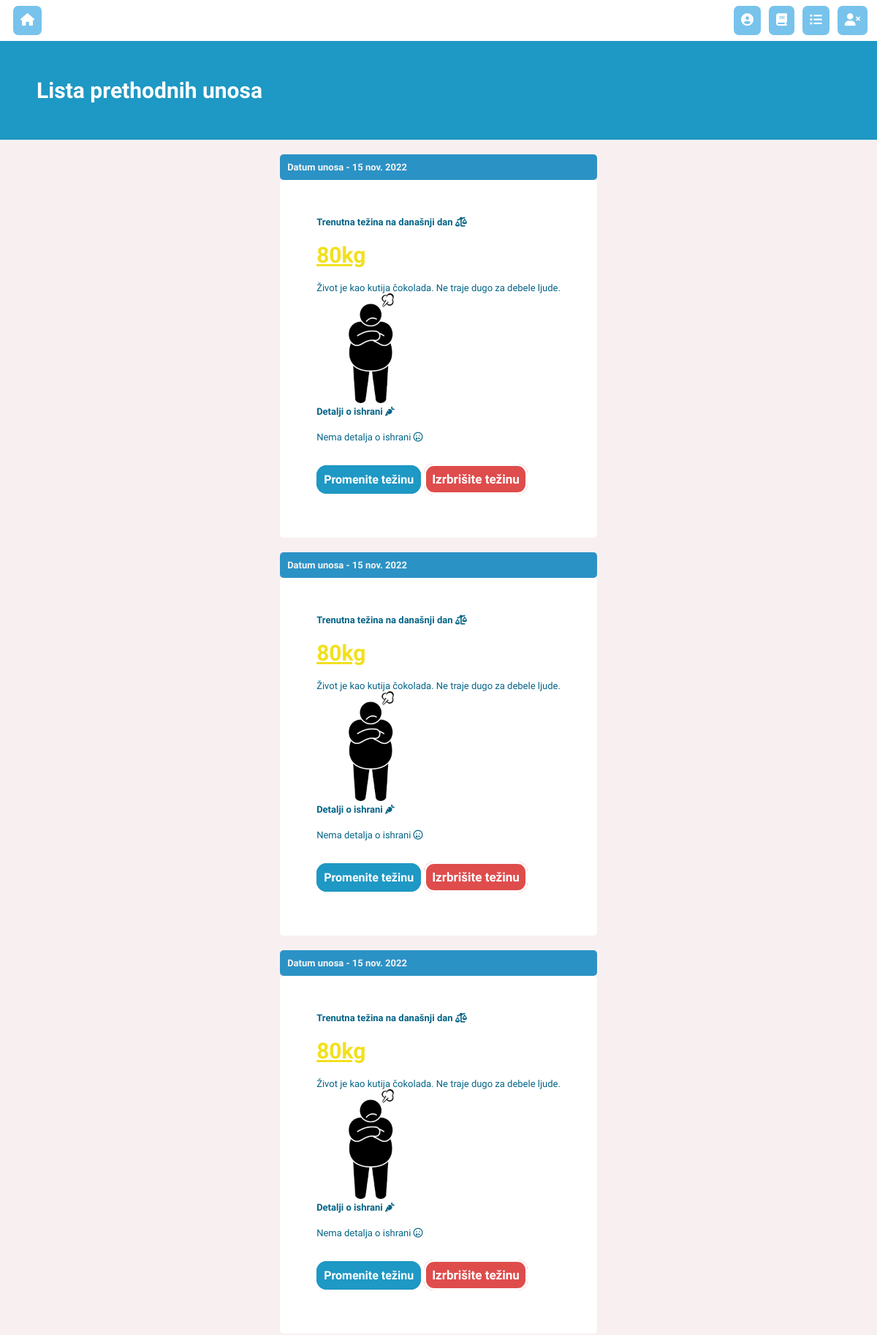
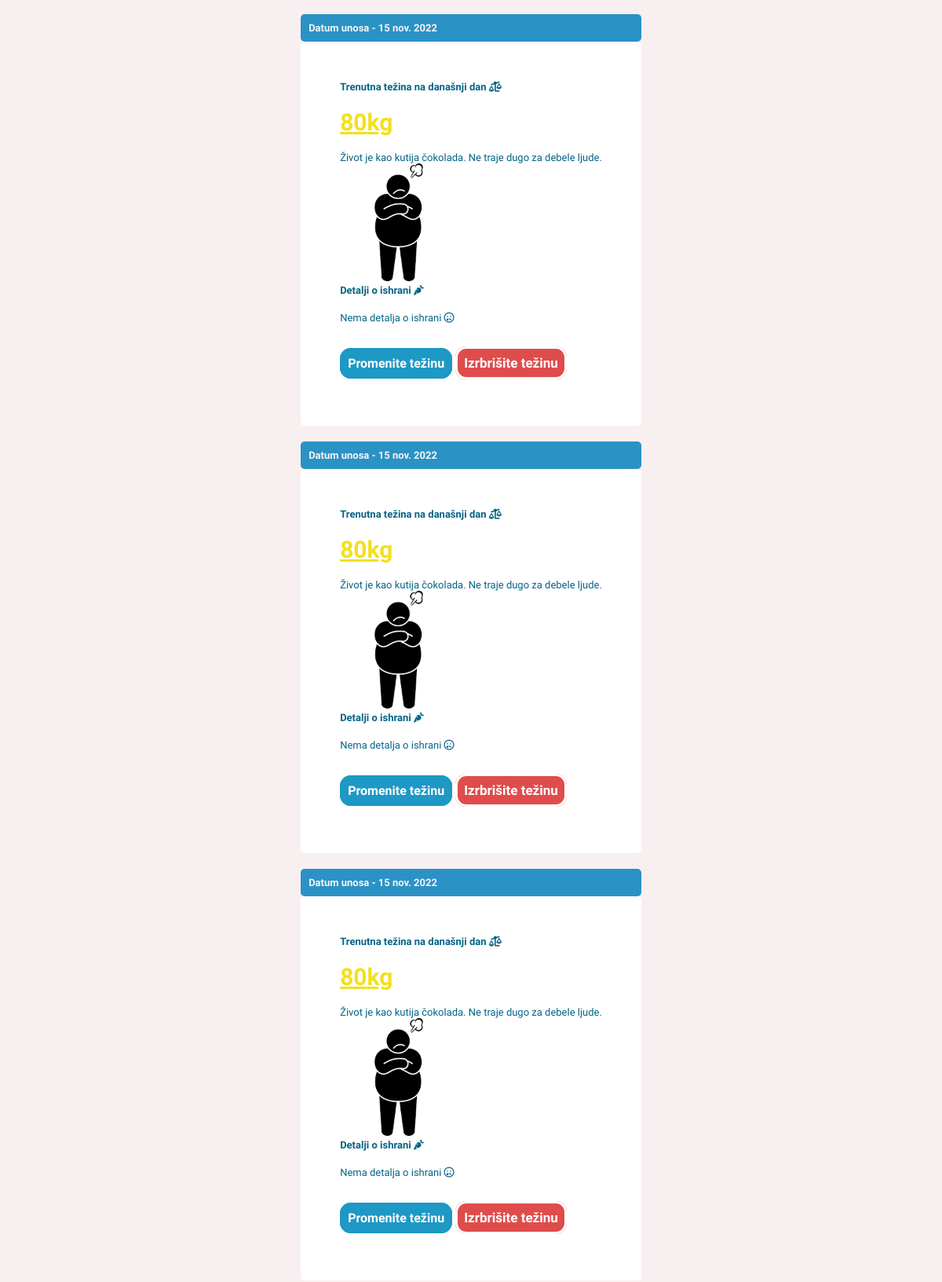
Page /overview/weightlist (signed in, upper part) on the committed database (2 pictures, top to bottom).
### dijeta_je_meta/models.py (models this page shows, shortened)
class CurrentWeight(models.Model):
    owner = models.ForeignKey(User, on_delete=models.CASCADE,blank=True)
    date_added = models.DateTimeField(auto_now_add=True)
    trenutna_tezina = models.IntegerField(
              default=0,
        validators=[
            MaxValueValidator(400),
            MinValueValidator(45)
        ]
    )
    detalji = models.TextField(blank=True)
    class Meta:
       ordering = ['-date_added']

### dijeta_je_meta/views.py (the view)
# urls.py: path("overview/weightlist", views.ListCurrentWeight.as_view(), name="weightlist"),
class ListCurrentWeight(LoginRequiredMixin,ListView):
    model = CurrentWeight
    template_name = "dijeta_je_meta/weight_list.html"
    paginate_by = 7
    def get_queryset(self): #sa ovim querijem cemo vratiti samo objekte koji pripadaju trenutnom useru
        return CurrentWeight.objects.filter(owner=self.request.user)
    def get_context_data(self, **kwargs):
        context = super(ListCurrentWeight, self).get_context_data(**kwargs)
        idealna = round(ideal_weight(self.request))
        list  = []
        list.append(idealna)
        context['idealna'] = list
        return context

### dijeta_je_meta/views.py (called while the page is built)
def ideal_weight(request):
    if StartUserWeightAndHeight.objects.filter(owner=request.user):
        if StartUserWeightAndHeight.objects.filter(owner=request.user).first().pol == "Мuški":
           ideal_kg = 50+(0.91*(StartUserWeightAndHeight.objects.filter(owner=request.user).first().visina-152.4))
        else:
            ideal_kg = 50+(0.91*(StartUserWeightAndHeight.objects.filter(owner=request.user).first().visina-152.4))
        return ideal_kg

### dijeta_je_meta/templates/dijeta_je_meta/weight_list.html (shortened to what this page needs)
{% extends "dijeta_je_meta/base.html" %}
{% block content %}
<h1 id="first-header">Lista prethodnih unosa</h1>
<div class="weight-list">
<div>
{% for weight in currentweight_list %}
  <p class="date">Datum unosa - {{weight.date_added|date:"d b Y"}}</p>
  <div class="one-weight">
      <p class="marg-bot"><strong>Trenutna težina na današnji dan</strong> <i class="fa fa-balance-scale-left"></i> </p>
      {% for i in idealna %}
        {% if weight.trenutna_tezina > i|add:10 %}
         <p class="list-variable"><u>{{weight.trenutna_tezina}}kg </u> </p>
         <p>Bar znate unapred kako ćete umreti</p>
         <img src="../../static/dijeta_je_meta/images/fat man.png" alt="" width="150px">
        {% elif i > weight.trenutna_tezina|add:"10" %}
          <p class="list-variable"><u>{{weight.trenutna_tezina}}kg </u> </p>
          <p>Na njivi uvek ima posla za Vas</p>
          <img src="../../static/dijeta_je_meta/images/thin man.png" alt="" width="150px">
        {% elif weight.trenutna_tezina > i|add:3 %}
         <p class="list-variable2"> <u>{{weight.trenutna_tezina}}kg</u></p>
         <p>Život je kao kutija čokolada. Ne traje dugo za debele ljude.</p>
         <img src="../../static/dijeta_je_meta/images/images (1).png" alt="" width="150px">
        {% elif i > weight.trenutna_tezina|add:"3" %}
          <p class="list-variable2"> <u>{{weight.trenutna_tezina}}kg</u></p>
          <p>Pazite da ne propadnete kroz wc-šolju</p>
          <img src="../../static/dijeta_je_meta/images/medium.png" alt="" width="150px">
        {% else %}
         <p class="list-variable3"> <u>{{weight.trenutna_tezina}}kg</u></p>
         <p>Apolon bi Vam pozavideo</p>
         <img src="../../static/dijeta_je_meta/images/96-969570_silhouette-run-athlete-winter-fit-runner-cold-person-removebg-preview.png" alt="" width="150px">
        {% endif %}
      {%endfor%}
    <p class="marg-bot"><strong>Detalji o ishrani <i class="fa fa-carrot"></i></strong></p>
    {% if weight.detalji %}
        <p class="p-space">{{weight.detalji}}</p>
    {% else %}
        <p class="p-space">Nema detalja o ishrani <i class="fa-regular fa-face-sad-tear"></i></p>
    {% endif %}
    <div class="button-div2">
      <a href="{% url 'update_weight' weight.id %}" class="button">Promenite težinu</a>
      <a href="{% url 'delete_weight' weight.id %}" class="delete-button">Izrbrišite težinu</a>
    </div>
 </div>
{% empty %}
  <a href="{% url 'currentweight' %}">Prvi unos</a>
{% endfor %}
</div>
</div>
{% endblock %}

### dijeta_je_meta/static/dijeta_je_meta/css/other.css (style rules this page uses)
html { font-family: 'Abril Fatface', cursive; font-family: 'Koulen', cursive; font-family: 'Life Savers', cursive; font-family: 'Merriweather', serif; font-family: 'Philosopher', sans-serif; font-family: 'Radio Canada', sans-serif; scroll-behavior: smooth; background-color: rgb(248, 240, 240); }
* { box-sizing: border-box; padding: 0; margin: 0; }
p { font-size: 25px; }
.button-div2 { margin-top: 20px; margin-bottom: 20px; }
.button { padding: 7px; background-color: rgb(30, 152, 196); color: white; border-style: solid; border-radius: 14px; border-color: rgb(30, 152, 196); font-weight: 1000; text-decoration: none; }
.delete-button { padding: 8px; background-color: rgb(223, 76, 76); color: white; font-size: 17px; border-style: solid; border-radius: 14px; background-color: rgb(223, 76, 76); font-weight: 1000; margin-right: 4px; text-decoration: none; }
#first-header { background-color: rgb(30, 152, 196); color: white; font-weight: bold; padding:50px; font-size: 30px; margin-top: -10px; }
.p-space { margin-bottom: 40px; }
.marg-bot { margin-bottom: 20px; }
.weight-list { display: flex; justify-content: center; width: 100%; padding: 20px; }
.one-weight { background-color: white; border-radius: 5px; padding: 50px; margin-bottom: 20px; color: rgb(4, 100, 135); }
.date { color: whitesmoke; font-weight: bold; background-color: rgb(43, 146, 198); padding: 10px; border-radius: 5px; }
.list-variable2 { font-size: 30px; font-weight: 1000; color: rgb(242, 224, 30); margin-bottom: 20px; }
@media all and (min-width: 1025px) and (max-width: 1200px) { p { font-size: 13px; } }

### dijeta_je_meta/templates/dijeta_je_meta/weight_list.html (style rules this page uses)
html { background-image: url("../../static/dijeta_je_meta/images/blue-wood-texture-background-surface_35.jpg"); }

### rows in the picture
CurrentWeight: date_added "15 nov. 2022", trenutna_tezina "80", detalji "Nema detalja o ishrani"
CurrentWeight: date_added "15 nov. 2022", trenutna_tezina "80", detalji "Nema detalja o ishrani"
CurrentWeight: date_added "15 nov. 2022", trenutna_tezina "80", detalji "Nema detalja o ishrani"
CurrentWeight: date_added "15 nov. 2022", trenutna_tezina "80", detalji "Nema detalja o ishrani"
CurrentWeight: date_added "15 nov. 2022", trenutna_tezina "80", detalji "Nema detalja o ishrani"
CurrentWeight: date_added "15 nov. 2022", trenutna_tezina "80", detalji "Nema detalja o ishrani"
